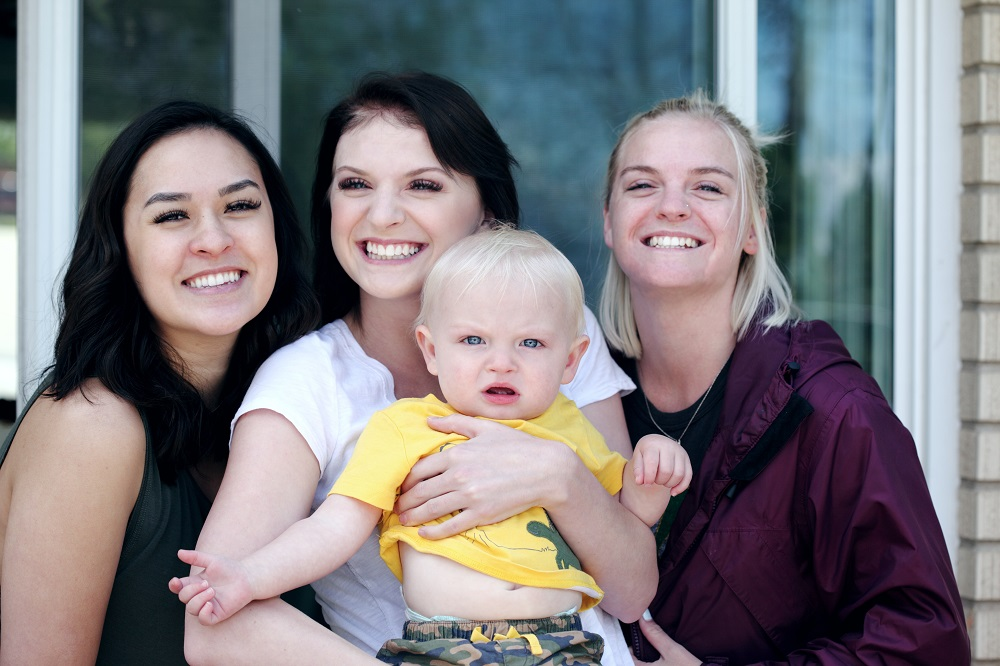
#> input picture group_unsplash.jpg, 1000 x 666 px
$ python face_recognition.py
#> lines starting #> are read from the running program, lines starting #| are printed output that depends on the picture; after the words box and inside, x2 and y2 are one past the last pixel; in counts of white or black regions, pixels touching at a corner belong together
import cv2

image = cv2.imread("group_unsplash.jpg")
#> image is the input picture: shape (666, 1000, 3); mean B, G, R 126.2, 122.3, 125.6

face_cascade = cv2.CascadeClassifier("haarcascade_frontalface_default.xml")

gray = cv2.cvtColor( image, cv2.COLOR_BGR2GRAY )
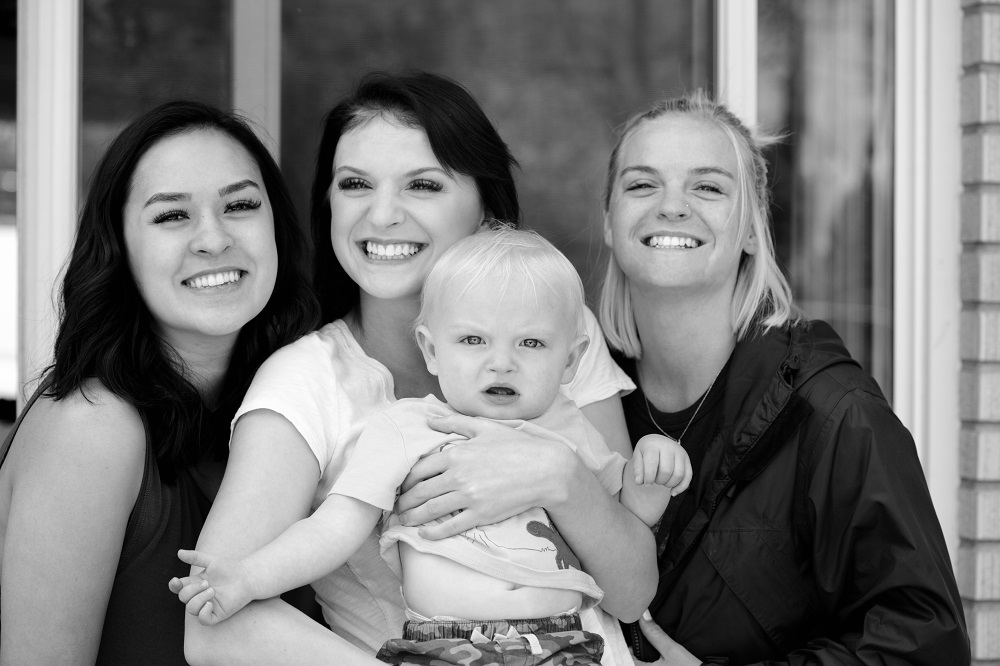
#> gray: shape (666, 1000); min 0, max 255, mean 123.8
faces = face_cascade.detectMultiScale( gray, scaleFactor = 1.1, minNeighbors = 5)
#> faces = [[307, 126, 158, 158], [110, 137, 188, 188], [418, 278, 168, 168], [585, 116, 178, 178]]

for (x, y, w, h) in faces:
    cv2.rectangle(image, (x, y), (x+w, y+h), (0, 255, 0), 2)
#> this loop made 4 passes
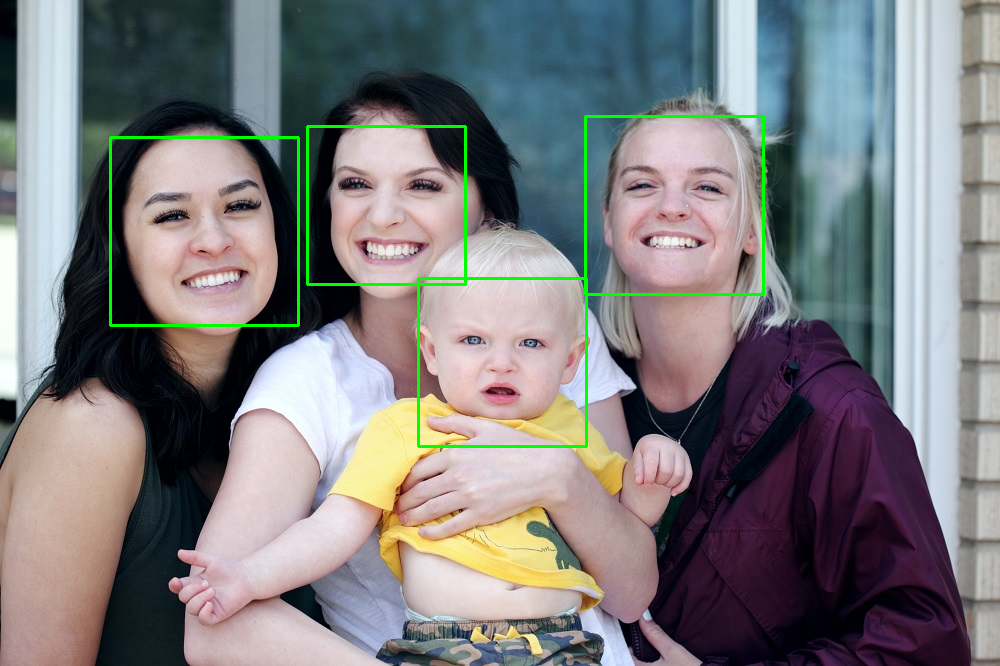
#> image: shape (666, 1000, 3); 1.24% of pixels changed, all inside (x1, y1, x2, y2) = (109, 115, 765, 448)

cv2.imshow("Faces found", image)
cv2.waitKey(0)
